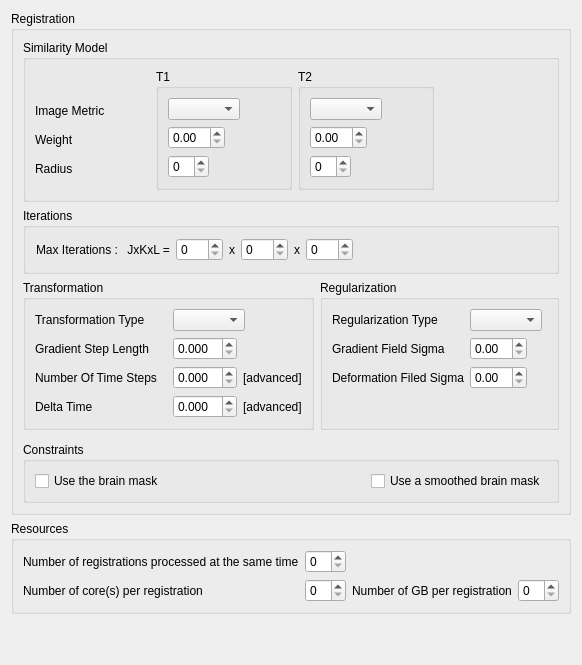
      <widget class="QWidget" name="tab_3">
       <attribute name="title">
        <string>Atlas Registration</string>
       </attribute>
       <layout class="QGridLayout" name="gridLayout_7">
        <item row="3" column="0">
         <spacer name="verticalSpacer_3">
          <property name="orientation">
           <enum>Qt::Vertical</enum>
          </property>
          <property name="sizeHint" stdset="0">
           <size>
            <width>20</width>
            <height>40</height>
           </size>
          </property>
         </spacer>
        </item>
        <item row="1" column="0">
         <widget class="QGroupBox" name="ANTSParameters_groupBox">
          <property name="title">
           <string>Registration</string>
          </property>
          <layout class="QVBoxLayout" name="verticalLayout_6">
           <item>
            <widget class="QGroupBox" name="groupBox_6">
             <property name="title">
              <string>Similarity Model</string>
             </property>
             <layout class="QHBoxLayout" name="horizontalLayout_7">
              <item>
               <widget class="QWidget" name="widget_11" native="true">
                <layout class="QGridLayout" name="gridLayout_14">
                 <property name="leftMargin">
                  <number>0</number>
                 </property>
                 <property name="topMargin">
                  <number>30</number>
                 </property>
                 <property name="bottomMargin">
                  <number>10</number>
                 </property>
                 <item row="0" column="0">
                  <widget class="QLabel" name="label_16">
                   <property name="text">
                    <string>Image Metric           </string>
                   </property>
                  </widget>
                 </item>
                 <item row="1" column="0">
                  <widget class="QLabel" name="label_31">
                   <property name="text">
                    <string>Weight</string>
                   </property>
                  </widget>
                 </item>
                 <item row="2" column="0">
                  <widget class="QLabel" name="label_32">
                   <property name="text">
                    <string>Radius</string>
                   </property>
                  </widget>
                 </item>
                </layout>
               </widget>
              </item>
              <item>
               <widget class="QGroupBox" name="groupBox_18">
                <property name="title">
                 <string>T1</string>
                </property>
                <layout class="QGridLayout" name="gridLayout">
                 <item row="0" column="0" alignment="Qt::AlignLeft">
                  <widget class="QComboBox" name="imageMetric1_atlas_comboBox"/>
                 </item>
                 <item row="1" column="0" alignment="Qt::AlignLeft">
                  <widget class="QDoubleSpinBox" name="weight1_atlas_spinBox">
                   <property name="value">
                    <double>0.000000000000000</double>
                   </property>
                  </widget>
                 </item>
                 <item row="2" column="0" alignment="Qt::AlignLeft">
                  <widget class="QSpinBox" name="radius1_atlas_spinBox"/>
                 </item>
                 <item row="0" column="1">
                  <spacer name="horizontalSpacer_29">
                   <property name="orientation">
                    <enum>Qt::Horizontal</enum>
                   </property>
                   <property name="sizeHint" stdset="0">
                    <size>
                     <width>40</width>
                     <height>20</height>
                    </size>
                   </property>
                  </spacer>
                 </item>
                </layout>
               </widget>
              </item>
              <item>
               <widget class="QGroupBox" name="groupBox_10">
                <property name="title">
                 <string>T2</string>
                </property>
                <layout class="QGridLayout" name="gridLayout_27">
                 <item row="3" column="0" alignment="Qt::AlignLeft">
                  <widget class="QSpinBox" name="radius2_atlas_spinBox"/>
                 </item>
                 <item row="0" column="0" alignment="Qt::AlignLeft">
                  <widget class="QComboBox" name="imageMetric2_atlas_comboBox"/>
                 </item>
                 <item row="2" column="0" alignment="Qt::AlignLeft">
                  <widget class="QDoubleSpinBox" name="weight2_atlas_spinBox">
                   <property name="value">
                    <double>0.000000000000000</double>
                   </property>
                  </widget>
                 </item>
                 <item row="0" column="1">
                  <spacer name="horizontalSpacer_30">
                   <property name="orientation">
                    <enum>Qt::Horizontal</enum>
                   </property>
                   <property name="sizeHint" stdset="0">
                    <size>
                     <width>40</width>
                     <height>20</height>
                    </size>
                   </property>
                  </spacer>
                 </item>
                </layout>
               </widget>
              </item>
              <item>
               <spacer name="horizontalSpacer_10">
                <property name="orientation">
                 <enum>Qt::Horizontal</enum>
                </property>
                <property name="sizeHint" stdset="0">
                 <size>
                  <width>40</width>
                  <height>20</height>
                 </size>
                </property>
               </spacer>
              </item>
             </layout>
            </widget>
           </item>
           <item>
            <widget class="QGroupBox" name="groupBox_7">
             <property name="title">
              <string>Iterations</string>
             </property>
             <layout class="QGridLayout" name="gridLayout_16">
              <item row="0" column="2">
               <widget class="QWidget" name="widget_13" native="true">
                <layout class="QHBoxLayout" name="horizontalLayout_5">
                 <property name="leftMargin">
                  <number>1</number>
                 </property>
                 <property name="topMargin">
                  <number>1</number>
                 </property>
                 <property name="rightMargin">
                  <number>1</number>
                 </property>
                 <property name="bottomMargin">
                  <number>1</number>
                 </property>
                 <item>
                  <widget class="QLabel" name="label_17">
                   <property name="text">
                    <string>Max Iterations :</string>
                   </property>
                  </widget>
                 </item>
                 <item>
                  <widget class="QLabel" name="label_33">
                   <property name="text">
                    <string> JxKxL =</string>
                   </property>
                  </widget>
                 </item>
                 <item>
                  <widget class="QSpinBox" name="iterationsJ_atlas_spinBox">
                   <property name="maximum">
                    <number>500</number>
                   </property>
                   <property name="value">
                    <number>0</number>
                   </property>
                  </widget>
                 </item>
                 <item alignment="Qt::AlignHCenter">
                  <widget class="QLabel" name="label_20">
                   <property name="text">
                    <string>x</string>
                   </property>
                  </widget>
                 </item>
                 <item>
                  <widget class="QSpinBox" name="iterationsK_atlas_spinBox">
                   <property name="maximum">
                    <number>500</number>
                   </property>
                   <property name="value">
                    <number>0</number>
                   </property>
                  </widget>
                 </item>
                 <item alignment="Qt::AlignHCenter">
                  <widget class="QLabel" name="label_19">
                   <property name="text">
                    <string>x</string>
                   </property>
                  </widget>
                 </item>
                 <item>
                  <widget class="QSpinBox" name="iterationsL_atlas_spinBox">
                   <property name="maximum">
                    <number>500</number>
                   </property>
                   <property name="value">
                    <number>0</number>
                   </property>
                  </widget>
                 </item>
                 <item>
                  <spacer name="horizontalSpacer_11">
                   <property name="orientation">
                    <enum>Qt::Horizontal</enum>
                   </property>
                   <property name="sizeHint" stdset="0">
                    <size>
                     <width>40</width>
                     <height>20</height>
                    </size>
                   </property>
                  </spacer>
                 </item>
                </layout>
               </widget>
              </item>
             </layout>
            </widget>
           </item>
           <item>
            <widget class="QWidget" name="widget_19" native="true">
             <layout class="QGridLayout" name="gridLayout_10">
              <property name="leftMargin">
               <number>0</number>
              </property>
              <property name="topMargin">
               <number>0</number>
              </property>
              <property name="rightMargin">
               <number>0</number>
              </property>
              <property name="bottomMargin">
               <number>0</number>
              </property>
              <item row="0" column="0">
               <widget class="QGroupBox" name="groupBox_5">
                <property name="title">
                 <string>Transformation</string>
                </property>
                <layout class="QGridLayout" name="gridLayout_13">
                 <item row="4" column="1">
                  <widget class="QWidget" name="widget_42" native="true">
                   <layout class="QHBoxLayout" name="horizontalLayout_23">
                    <property name="leftMargin">
                     <number>0</number>
                    </property>
                    <property name="topMargin">
                     <number>0</number>
                    </property>
                    <property name="rightMargin">
                     <number>0</number>
                    </property>
                    <property name="bottomMargin">
                     <number>0</number>
                    </property>
                    <item alignment="Qt::AlignLeft">
                     <widget class="QDoubleSpinBox" name="deltaTime_atlas_spinBox">
                      <property name="decimals">
                       <number>3</number>
                      </property>
                     </widget>
                    </item>
                    <item>
                     <widget class="QLabel" name="label_28">
                      <property name="text">
                       <string>[advanced]</string>
                      </property>
                     </widget>
                    </item>
                   </layout>
                  </widget>
                 </item>
                 <item row="3" column="0">
                  <widget class="QLabel" name="label_26">
                   <property name="text">
                    <string>Number Of Time Steps   </string>
                   </property>
                  </widget>
                 </item>
                 <item row="4" column="0">
                  <widget class="QLabel" name="label_27">
                   <property name="text">
                    <string>Delta Time</string>
                   </property>
                  </widget>
                 </item>
                 <item row="0" column="1" alignment="Qt::AlignLeft">
                  <widget class="QComboBox" name="transformationType_atlas_comboBox"/>
                 </item>
                 <item row="2" column="0">
                  <widget class="QLabel" name="label_25">
                   <property name="text">
                    <string>Gradient Step Length</string>
                   </property>
                  </widget>
                 </item>
                 <item row="0" column="0">
                  <widget class="QLabel" name="label_24">
                   <property name="text">
                    <string>Transformation Type</string>
                   </property>
                  </widget>
                 </item>
                 <item row="2" column="1" alignment="Qt::AlignLeft">
                  <widget class="QDoubleSpinBox" name="gradientStepLength_atlas_spinBox">
                   <property name="decimals">
                    <number>3</number>
                   </property>
                   <property name="value">
                    <double>0.000000000000000</double>
                   </property>
                  </widget>
                 </item>
                 <item row="3" column="1">
                  <widget class="QWidget" name="widget_43" native="true">
                   <layout class="QHBoxLayout" name="horizontalLayout_35">
                    <property name="leftMargin">
                     <number>0</number>
                    </property>
                    <property name="topMargin">
                     <number>0</number>
                    </property>
                    <property name="rightMargin">
                     <number>0</number>
                    </property>
                    <property name="bottomMargin">
                     <number>0</number>
                    </property>
                    <item alignment="Qt::AlignLeft">
                     <widget class="QDoubleSpinBox" name="numberOfTimeSteps_atlas_spinBox">
                      <property name="decimals">
                       <number>3</number>
                      </property>
                     </widget>
                    </item>
                    <item>
                     <widget class="QLabel" name="label_23">
                      <property name="text">
                       <string>[advanced]</string>
                      </property>
                     </widget>
                    </item>
                   </layout>
                  </widget>
                 </item>
                </layout>
               </widget>
              </item>
              <item row="0" column="1">
               <widget class="QGroupBox" name="groupBox">
                <property name="title">
                 <string>Regularization</string>
                </property>
                <layout class="QGridLayout" name="gridLayout_12">
                 <item row="1" column="1" alignment="Qt::AlignLeft">
                  <widget class="QDoubleSpinBox" name="gradientFieldSigma_atlas_spinBox">
                   <property name="value">
                    <double>0.000000000000000</double>
                   </property>
                  </widget>
                 </item>
                 <item row="2" column="0">
                  <widget class="QLabel" name="label_22">
                   <property name="text">
                    <string>Deformation Filed Sigma</string>
                   </property>
                  </widget>
                 </item>
                 <item row="2" column="1" alignment="Qt::AlignLeft">
                  <widget class="QDoubleSpinBox" name="deformationFieldSigma_atlas_spinBox"/>
                 </item>
                 <item row="1" column="0">
                  <widget class="QLabel" name="label_21">
                   <property name="text">
                    <string>Gradient Field Sigma</string>
                   </property>
                  </widget>
                 </item>
                 <item row="0" column="1" alignment="Qt::AlignLeft">
                  <widget class="QComboBox" name="regularizationType_atlas_comboBox">
                   <property name="sizeAdjustPolicy">
                    <enum>QComboBox::AdjustToContentsOnFirstShow</enum>
                   </property>
                  </widget>
                 </item>
                 <item row="0" column="0">
                  <widget class="QLabel" name="label_18">
                   <property name="text">
                    <string>Regularization Type</string>
                   </property>
                  </widget>
                 </item>
                 <item row="3" column="0">
                  <widget class="QWidget" name="widget_21" native="true"/>
                 </item>
                </layout>
               </widget>
              </item>
             </layout>
            </widget>
           </item>
           <item>
            <widget class="QWidget" name="widget_24" native="true">
             <layout class="QHBoxLayout" name="horizontalLayout_13">
              <property name="leftMargin">
               <number>0</number>
              </property>
              <property name="topMargin">
               <number>0</number>
              </property>
              <property name="rightMargin">
               <number>0</number>
              </property>
              <property name="bottomMargin">
               <number>0</number>
              </property>
             </layout>
            </widget>
           </item>
           <item>
            <widget class="QGroupBox" name="groupBox_23">
             <property name="title">
              <string>Constraints</string>
             </property>
             <layout class="QGridLayout" name="gridLayout_30">
              <item row="0" column="0">
               <widget class="QCheckBox" name="usingMask_atlas_checkBox">
                <property name="text">
                 <string>Use the brain mask</string>
                </property>
                <property name="autoExclusive">
                 <bool>false</bool>
                </property>
               </widget>
              </item>
              <item row="0" column="1" alignment="Qt::AlignRight">
               <widget class="QCheckBox" name="usingSmoothedMask_atlas_checkBox">
                <property name="text">
                 <string>Use a smoothed brain mask</string>
                </property>
                <property name="autoExclusive">
                 <bool>false</bool>
                </property>
               </widget>
              </item>
             </layout>
            </widget>
           </item>
          </layout>
         </widget>
        </item>
        <item row="2" column="0">
         <widget class="QGroupBox" name="numberOfRegistrations_groupBox">
          <property name="title">
           <string>Resources</string>
          </property>
          <layout class="QGridLayout" name="gridLayout_40">
           <item row="1" column="1" alignment="Qt::AlignLeft">
            <widget class="QSpinBox" name="numberOfCores_spinBox">
             <property name="toolTip">
              <string>0 = no restriction</string>
             </property>
            </widget>
           </item>
           <item row="1" column="0">
            <widget class="QLabel" name="label_63">
             <property name="text">
              <string>Number of core(s) per registration</string>
             </property>
            </widget>
           </item>
           <item row="0" column="0">
            <widget class="QLabel" name="label_14">
             <property name="text">
              <string>Number of registrations processed at the same time</string>
             </property>
            </widget>
           </item>
           <item row="0" column="1" alignment="Qt::AlignLeft">
            <widget class="QSpinBox" name="numberOfRegistrations_spinBox">
             <property name="toolTip">
              <string>0 = all the registrations</string>
             </property>
             <property name="value">
              <number>0</number>
             </property>
            </widget>
           </item>
           <item row="1" column="3" alignment="Qt::AlignLeft">
            <widget class="QSpinBox" name="numberOfGB_spinBox"/>
           </item>
           <item row="1" column="2">
            <widget class="QLabel" name="label_64">
             <property name="text">
              <string>Number of GB per registration</string>
             </property>
            </widget>
           </item>
          </layout>
         </widget>
        </item>
       </layout>
      </widget>
